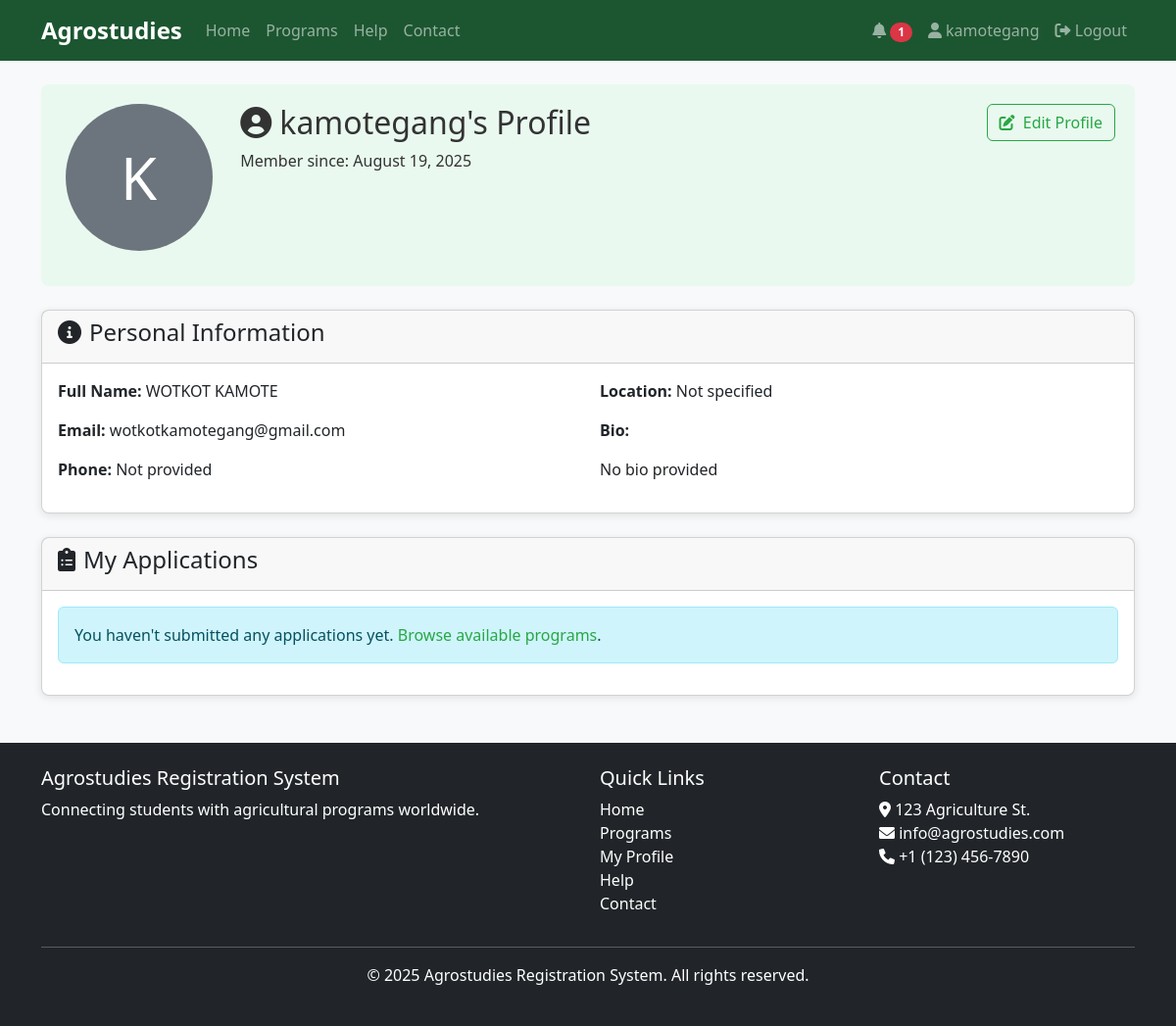
Before: /profile/ (signed in) with the older database file.
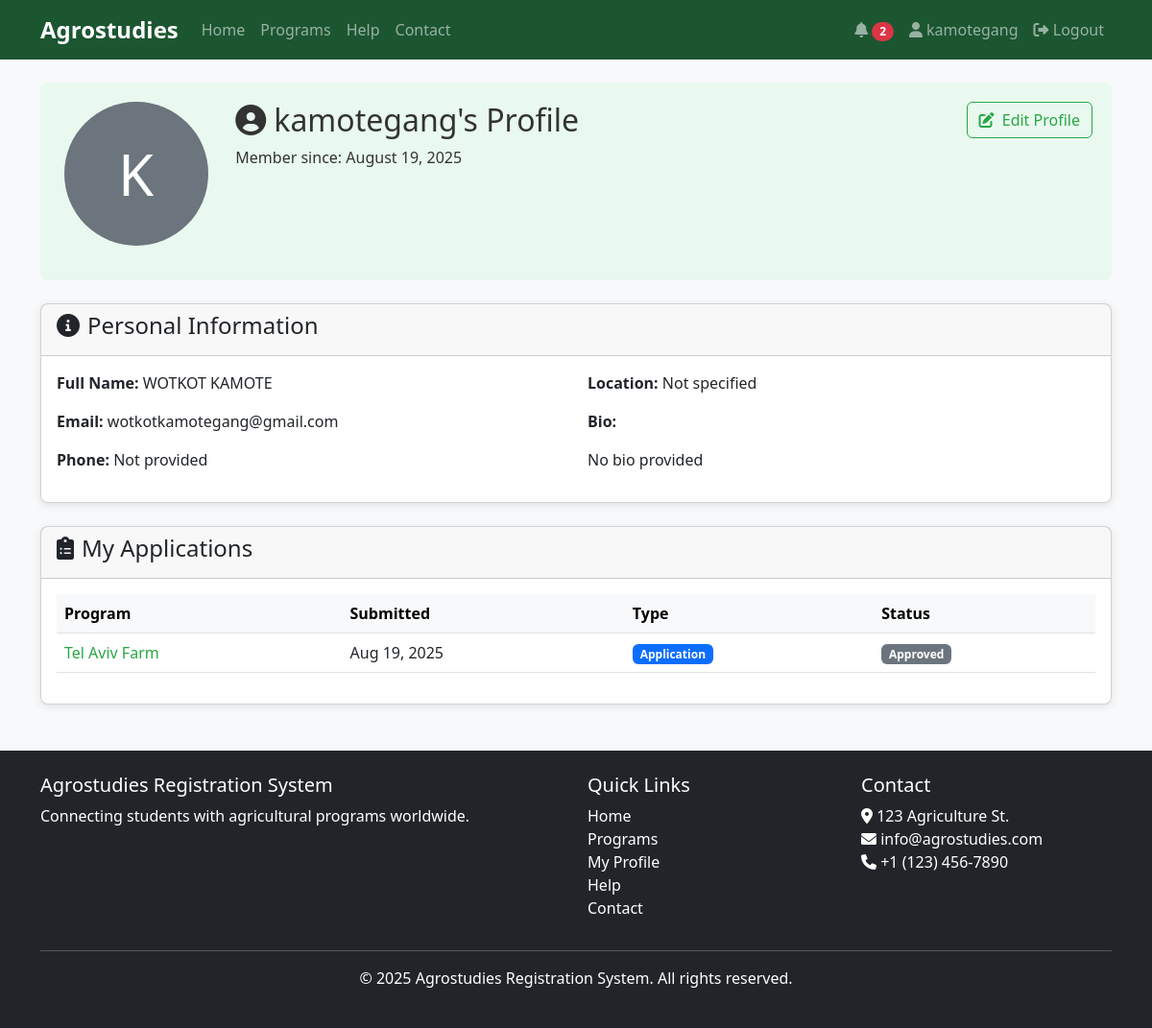
After: the same page with the newer database file.
### core/models.py (models this page shows, shortened)
class Candidate(models.Model):
    DRAFT = 'Draft'
    NEW = 'New'
    FIXED = 'Fixed'
    APPROVED = 'Approved'
    REJECTED = 'Rejected'
    QUIT = 'Quit'
    STATUS_CHOICES = [
        (DRAFT, 'Draft'),
        (NEW, 'New'),
        (FIXED, 'Fixed'),
        (APPROVED, 'Approved'),
        (REJECTED, 'Rejected'),
        (QUIT, 'Quit'),
    ]
    passport_number = models.CharField(max_length=20)
    first_name = models.CharField(max_length=100)
    last_name = models.CharField(max_length=100)
    email = models.EmailField(blank=True, null=True)
    date_of_birth = models.DateField()
    country_of_birth = models.CharField(max_length=100)
    nationality = models.CharField(max_length=100)
    religion = models.CharField(max_length=100, blank=True, null=True)
    father_name = models.CharField(max_length=100, blank=True, null=True)
    mother_name = models.CharField(max_length=100, blank=True, null=True)
    passport_issue_date = models.DateField()
    passport_expiry_date = models.DateField()
    GENDER_CHOICES = [
        ('Male', 'Male'),
        ('Female', 'Female'),
        ('Other', 'Other'),
    ]
    gender = models.CharField(max_length=10, choices=GENDER_CHOICES)
    shoes_size = models.CharField(max_length=10, blank=True, null=True)
    shirt_size = models.CharField(max_length=10, blank=True, null=True)
    university = models.ForeignKey(University, on_delete=models.CASCADE)
    year_graduated = models.IntegerField(blank=True, null=True)
    specialization = models.CharField(max_length=100)
    secondary_specialization = models.CharField(max_length=100, blank=True, null=True)
    SMOKING_CHOICES = [
        ('Never', 'Never'),
        ('Sometimes', 'Sometimes'),
        ('Often', 'Often'),
    ]
    smokes = models.CharField(max_length=10, choices=SMOKING_CHOICES, default='Never')
    program = models.ForeignKey(AgricultureProgram, on_delete=models.SET_NULL, null=True, blank=True, related_name='candidates')
    status = models.CharField(max_length=20, choices=STATUS_CHOICES, default=DRAFT)
    created_at = models.DateTimeField(auto_now_add=True)
    updated_at = models.DateTimeField(auto_now=True)
    passport_scan = models.FileField(upload_to='passports/', blank=True, null=True)
    tor = models.FileField(upload_to='documents/tor/', blank=True, null=True)
    nc2_tesda = models.FileField(upload_to='documents/tesda/', blank=True, null=True)
    diploma = models.FileField(upload_to='documents/diploma/', blank=True, null=True)
    good_moral = models.FileField(upload_to='documents/moral/', blank=True, null=True)
    nbi_clearance = models.FileField(upload_to='documents/nbi/', blank=True, null=True)
    created_by = models.ForeignKey(User, on_delete=models.CASCADE, related_name='created_candidates')
    class Meta:
        unique_together = ('passport_number', 'university')

class AgricultureProgram(models.Model):
    title = models.CharField(max_length=200)
    description = models.TextField()
    start_date = models.DateField()
    location = models.CharField(max_length=100)
    capacity = models.PositiveIntegerField()
    created_at = models.DateTimeField(auto_now_add=True)
    updated_at = models.DateTimeField(auto_now=True)

### core/views.py (the view)
# urls.py: path('profile/', views.profile, name='profile'),
@login_required
def profile(request):
    if request.method == 'POST':
        u_form = UserUpdateForm(request.POST, instance=request.user)
        p_form = ProfileUpdateForm(request.POST, request.FILES, instance=request.user.profile)
        if u_form.is_valid() and p_form.is_valid():
            if 'delete_image' in request.POST and request.user.profile.profile_image:
                old_image = request.user.profile.profile_image.path
                request.user.profile.profile_image = None
                if os.path.exists(old_image):
                    os.remove(old_image)
            u_form.save()
            p_form.save()
            messages.success(request, 'Your profile has been updated!')
            try:
                candidate_qs = Candidate.objects.filter(Q(created_by=request.user) | Q(email=request.user.email))
                if candidate_qs.exists():
                    candidate_qs.update(
                        first_name=request.user.first_name,
                        last_name=request.user.last_name,
                        email=request.user.email,
                        father_name=request.user.profile.father_name,
                        mother_name=request.user.profile.mother_name,
                        date_of_birth=request.user.profile.date_of_birth,
                        gender=request.user.profile.gender,
                        country_of_birth=request.user.profile.country_of_birth,
                        nationality=request.user.profile.nationality,
                        religion=request.user.profile.religion,
                    )
            except Exception:
                pass
            Notification.add_notification(
                request.user,
                "Your profile has been successfully updated.",
                Notification.SUCCESS
            )
            return redirect('profile')
    else:
        u_form = UserUpdateForm(instance=request.user)
        p_form = ProfileUpdateForm(instance=request.user.profile)
    registrations = Registration.objects.filter(user=request.user).order_by('-registration_date')
    candidate_apps = Candidate.objects.filter(Q(created_by=request.user) | Q(email=request.user.email)).order_by('-created_at')
    context = {
        'u_form': u_form,
        'p_form': p_form,
        'registrations': registrations,
        'candidate_apps': candidate_apps
    }
    return render(request, 'profile.html', context)

### core/context_processors.py (called while the page is built)
def notification_count(request):
    if request.user.is_authenticated:
        unread_count = Notification.objects.filter(user=request.user, read=False).count()
        return {
            'unread_notifications_count': unread_count
        }
    return {
        'unread_notifications_count': 0
    }

### templates/profile.html (shortened to what this page needs)
{% extends 'base.html' %}
{% block content %}
<div class="profile-header mb-4">
    <div class="row">
        <div class="col-md-2 text-center">
            {% if user.profile.profile_image %}
                <img src="{{ user.profile.profile_image.url }}" alt="{{ user.username }}" class="img-fluid rounded-circle mb-3" style="max-width: 150px; max-height: 150px;">
            {% else %}
                <div class="bg-secondary text-white rounded-circle d-flex align-items-center justify-content-center mb-3" style="width: 150px; height: 150px; font-size: 60px; margin: 0 auto;">
                    {{ user.username|first|upper }}
                </div>
            {% endif %}
        </div>
        <div class="col-md-6">
            <h2><i class="fas fa-user-circle me-2"></i>{{ user.username }}'s Profile</h2>
            <p>Member since: {{ user.profile.date_joined|date:"F j, Y" }}</p>
        </div>
        <div class="col-md-4 text-md-end">
            <a class="btn btn-outline-primary" data-bs-toggle="collapse" href="#editProfileForm" role="button">
                <i class="fas fa-edit me-1"></i> Edit Profile
            </a>
        </div>
    </div>
</div>
<div class="card mb-4">
    <div class="card-header">
        <h4><i class="fas fa-info-circle me-2"></i>Personal Information</h4>
    </div>
    <div class="card-body">
        <div class="row">
            <div class="col-md-6">
                <p><strong>Full Name:</strong> {{ user.first_name }} {{ user.last_name }}</p>
                <p><strong>Email:</strong> {{ user.email }}</p>
                <p><strong>Phone:</strong> {{ user.profile.phone_number|default:"Not provided" }}</p>
            </div>
            <div class="col-md-6">
                <p><strong>Location:</strong> {{ user.profile.location|default:"Not specified" }}</p>
                <p><strong>Bio:</strong> {{ user.profile.bio|default:"No bio provided"|linebreaks }}</p>
            </div>
        </div>
    </div>
</div>
{% if not user.is_staff %}
<div class="card">
    <div class="card-header">
        <h4><i class="fas fa-clipboard-list me-2"></i>My Applications</h4>
    </div>
    <div class="card-body">
        {% if registrations or candidate_apps %}
            <div class="table-responsive">
                <table class="table table-hover">
                    <thead class="table-light">
                        <tr>
                            <th>Program</th>
                            <th>Submitted</th>
                            <th>Type</th>
                            <th>Status</th>
                        </tr>
                    </thead>
                    <tbody>
                        {% for cand in candidate_apps %}
                            <tr>
                                <td>
                                    {% if cand.program %}
                                        <a href="{% url 'program_detail' cand.program.id %}">{{ cand.program.title }}</a>
                                    {% else %}
                                        <em>Unassigned program</em>
                                    {% endif %}
                                </td>
                                <td>{{ cand.created_at|date:"M d, Y" }}</td>
                                <td><span class="badge bg-primary">Application</span></td>
                                <td><span class="badge bg-secondary">{{ cand.status }}</span></td>
                            </tr>
                        {% endfor %}
                    </tbody>
                </table>
            </div>
        {% else %}
            <div class="alert alert-info">
                You haven't submitted any applications yet.
                <a href="{% url 'program_list' %}">Browse available programs</a>.
            </div>
        {% endif %}
    </div>
</div>
{% endif %}
{% endblock %}

### templates/base.html (shortened to what the changed rows need)
<!DOCTYPE html>
<html lang="en">
<head>
    <link href="https://cdn.jsdelivr.net/npm/bootstrap@5.3.0/dist/css/bootstrap.min.css" rel="stylesheet">
    <link rel="stylesheet" href="https://cdnjs.cloudflare.com/ajax/libs/font-awesome/6.0.0/css/all.min.css">
    <link rel="stylesheet" href="/static/css/main.css">
    <link rel="stylesheet" href="/static/css/modal-animations.css">
</head>
<body>
    <nav class="navbar navbar-expand-lg navbar-dark bg-dark">
        <div class="container">
            <div class="collapse navbar-collapse" id="navbarNav">
                <ul class="navbar-nav ms-auto">
                    {% if user.is_authenticated %}
                        <li class="nav-item dropdown">
                            <a class="nav-link" href="#" id="notificationDropdown" role="button" data-bs-toggle="dropdown" aria-expanded="false">
                                <i class="fas fa-bell"></i>
                                {% if unread_notifications_count > 0 %}
                                    <span class="badge rounded-pill bg-danger">{{ unread_notifications_count }}</span>
                                {% endif %}
                            </a>
                        </li>
                    {% endif %}
                </ul>
            </div>
        </div>
    </nav>
    <main class="container my-4">
        {% block content %}{% endblock %}
    </main>
</body>
</html>

Changed rows visible on the page:
added Candidate: program "Tel Aviv Farm", created_at "Aug 19, 2025", status "Approved"
Other visible differences:
{{ unread_notifications_count }}: "1" → "2"
text no longer shown: "You haven't submitted any applications yet. Browse available programs ."
text now shown: "Program Submitted Type Status"
